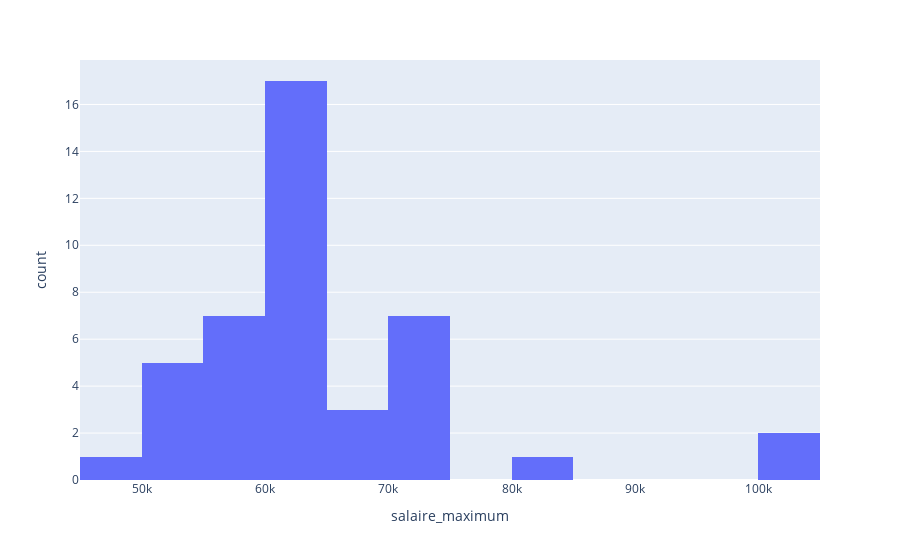

Notebook cell for this chart:
### Code cell
fig = px.histogram(df, x= 'salaire_maximum')
fig.show()

### Figure 1 — Plotly figure (JSON) as saved in the notebook; plotly's stock layout.template omitted (floating-point values rounded to 4 significant figures; data arrays with more than 128 entries replaced by an {"elided": "..."} marker saying what was removed)
{"data": [{"alignmentgroup": "True", "bingroup": "x", "hovertemplate": "salaire_maximum=%{x}<br>count=%{y}<extra></extra>", "legendgroup": "", "marker": {"color": "#636efa", "pattern": {"shape": ""}}, "name": "", "offsetgroup": "", "orientation": "v", "showlegend": false, "type": "histogram", "x": {"elided": "230 int values"}, "xaxis": "x", "yaxis": "y"}], "layout": {"barmode": "relative", "legend": {"tracegroupgap": 0}, "margin": {"t": 60}, "xaxis": {"anchor": "y", "domain": [0, 1], "title": {"text": "salaire_maximum"}}, "yaxis": {"anchor": "x", "domain": [0, 1], "title": {"text": "count"}}}}
